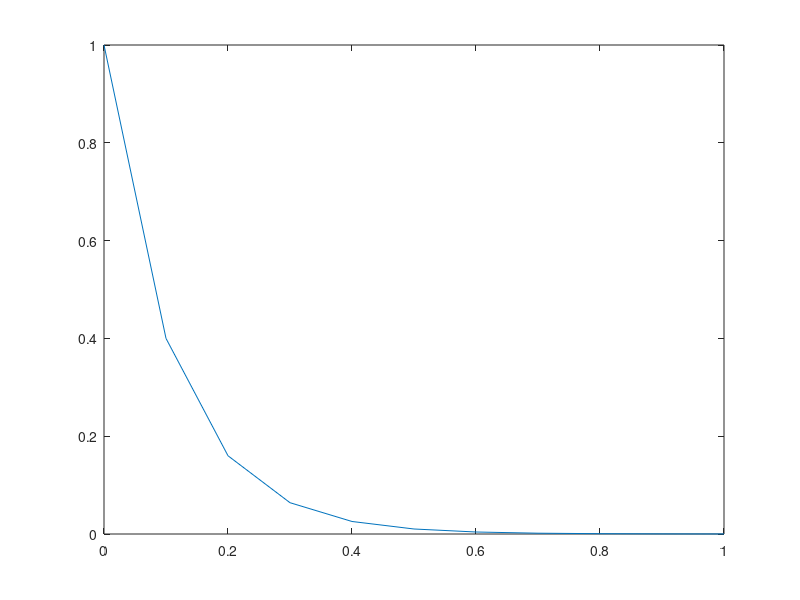

This figure's MATLAB source:
func=@(x,y)-6*y;
h=0.1;
N=10;
x(1)=0;
y(1)=1;
for n=1:N
    k1=func(x(n),y(n));
    k2=func(x(n)+(1/2*h),y(n)+(1/2*h*k1));
    y(n+1)=y(n)+h*(-6*y(n));
    x(n+1)=n*h;
end
plot(x,y)